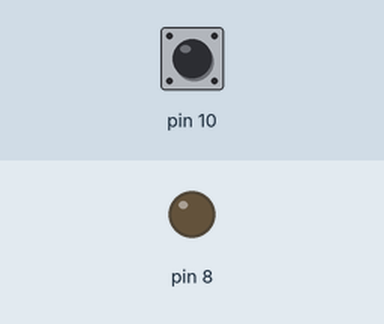
Bench run of a program on a simulated Raspberry Pi (header pin numbers). On the bench: output pins drawn as LEDs (lit = HIGH). Inputs (shaded band) come from the test bench; at power-on: pin 10 LOW.

Above: at 1.2 s.
1.3 s: pin 10 pulled HIGH for 0.15 s
At 1.37 s:
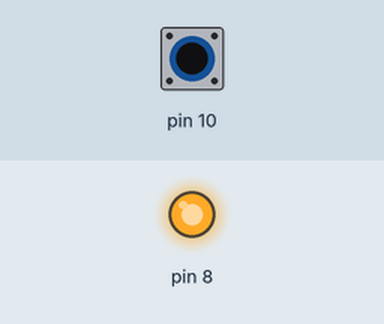
2.9 s: pin 10 pulled HIGH for 3.2 s
At 6.8 s:
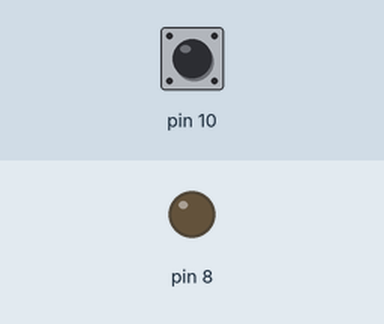
Timing chart, 0 to 8.3 s (numbered marks = the images above; inputs shaded):
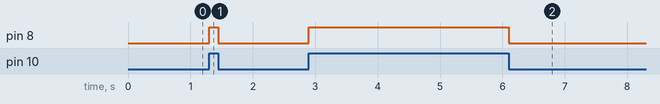

The program:

pull_down_up.py
```python
import RPi.GPIO as GPIO
from time import sleep

GPIO.setwarnings(False)
GPIO.setmode(GPIO.BOARD)
GPIO.setup(8,GPIO.OUT)
GPIO.setup(10,GPIO.IN, pull_up_down=GPIO.PUD_DOWN)
#Ahorita se encuentra el configuracion Pull Down
#Si queremos cambiar de configuracion a Pull Up
#sera necesario cambiar a: GPIO.PUD_UP
while True:
	GPIO.output(8,GPIO.input(10))
```

Measured:
- after the input at 1.3 s, pin 8: LOW → HIGH at once, → LOW 0.15 s later
- after the input at 2.9 s, pin 8: LOW → HIGH at once, → LOW 3.2 s later
